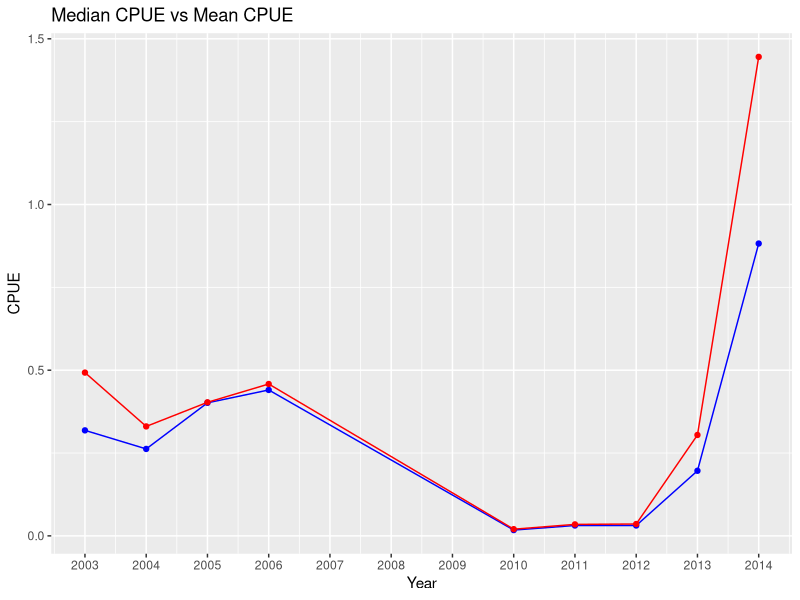

Recreate this plot in R.
## ---- chunk 1
knitr::opts_chunk$set(echo = TRUE)
library(tidyverse)
library(readxl)
library(lubridate)
library(rmarkdown)
CLandings_data <- read.csv("data/sample_landing_data_clean.csv")
## ---- chunk 2
summary(CLandings_data)
## ---- chunk 3
CPUE_data <- CLandings_data %>%
  mutate(Weight_kg = Weight_g / 1000) %>%
  group_by(Year,Trip_ID) %>%
  summarize(Trip_CPUE = sum(Weight_kg) / mean(Effort_Hours))
CPUE_data
## ---- chunk 4
CPUE_Median <- CPUE_data %>%
  group_by(Year) %>%
  summarize(Median_CPUE = median(Trip_CPUE))
CPUE_Mean <- CPUE_data %>%
  group_by(Year) %>%
  summarize(Mean_CPUE = mean(Trip_CPUE))
CPUE_Median
CPUE_Mean
## ---- chunk 5
ggplot() +
  geom_point(data = CPUE_Median, aes(x = Year, y = Median_CPUE), color = "blue") +
  geom_line(data = CPUE_Median, aes(x = Year, y = Median_CPUE), color = "blue") +
  geom_point(data = CPUE_Mean, aes(x = Year, y = Mean_CPUE), color = "red") +
  geom_line(data = CPUE_Mean, aes(x = Year, y = Mean_CPUE), color = "red") +
  ylab("CPUE") +
  ggtitle("Median CPUE vs Mean CPUE") +
  scale_x_continuous(breaks = seq(2003, 2014, by = 1))
